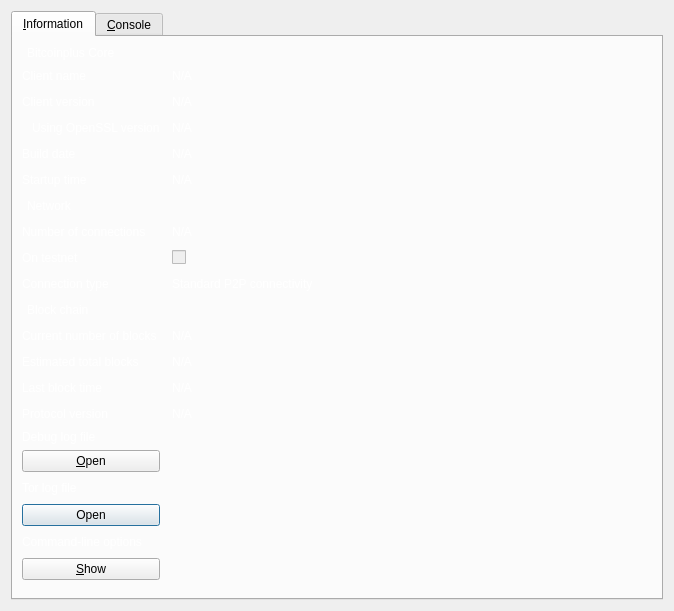
<?xml version="1.0" encoding="UTF-8"?>
<ui version="4.0">
 <class>RPCConsole</class>
 <widget class="QDialog" name="RPCConsole">
  <property name="geometry">
   <rect>
    <x>0</x>
    <y>0</y>
    <width>674</width>
    <height>611</height>
   </rect>
  </property>
  <property name="windowTitle">
   <string>bitcoinplus - Debug window</string>
  </property>
  <property name="styleSheet">
   <string notr="true">QLabel {
        background-color: transparent;
        color: #ffffff;
        font-weight: normal;
}</string>
  </property>
  <layout class="QVBoxLayout" name="verticalLayout_2">
   <item>
    <widget class="QTabWidget" name="tabWidget">
     <property name="currentIndex">
      <number>0</number>
     </property>
     <widget class="QWidget" name="tab_info">
      <attribute name="title">
       <string>&amp;Information</string>
      </attribute>
      <layout class="QGridLayout" name="gridLayout" columnstretch="0,1,0,0">
       <property name="horizontalSpacing">
        <number>12</number>
       </property>
       <item row="14" column="2">
        <spacer name="horizontalSpacer_18">
         <property name="orientation">
          <enum>Qt::Horizontal</enum>
         </property>
         <property name="sizeHint" stdset="0">
          <size>
           <width>40</width>
           <height>20</height>
          </size>
         </property>
        </spacer>
       </item>
       <item row="13" column="0">
        <widget class="QLabel" name="label_2">
         <property name="text">
          <string>Last block time</string>
         </property>
        </widget>
       </item>
       <item row="10" column="0">
        <widget class="QLabel" name="label_10">
         <property name="font">
          <font>
           <weight>50</weight>
           <bold>false</bold>
          </font>
         </property>
         <property name="text">
          <string>Block chain</string>
         </property>
         <property name="indent">
          <number>5</number>
         </property>
        </widget>
       </item>
       <item row="19" column="0">
        <widget class="QPushButton" name="openTorLogfileButton">
         <property name="text">
          <string>Open</string>
         </property>
        </widget>
       </item>
       <item row="8" column="1">
        <widget class="QCheckBox" name="isTestNet">
         <property name="enabled">
          <bool>false</bool>
         </property>
         <property name="text">
          <string/>
         </property>
        </widget>
       </item>
       <item row="12" column="1">
        <widget class="QLabel" name="totalBlocks">
         <property name="cursor">
          <cursorShape>IBeamCursor</cursorShape>
         </property>
         <property name="text">
          <string>N/A</string>
         </property>
         <property name="textFormat">
          <enum>Qt::PlainText</enum>
         </property>
         <property name="textInteractionFlags">
          <set>Qt::LinksAccessibleByMouse|Qt::TextSelectableByKeyboard|Qt::TextSelectableByMouse</set>
         </property>
        </widget>
       </item>
       <item row="11" column="0">
        <widget class="QLabel" name="label_3">
         <property name="text">
          <string>Current number of blocks</string>
         </property>
        </widget>
       </item>
       <item row="2" column="2">
        <spacer name="horizontalSpacer_3">
         <property name="orientation">
          <enum>Qt::Horizontal</enum>
         </property>
         <property name="sizeHint" stdset="0">
          <size>
           <width>40</width>
           <height>20</height>
          </size>
         </property>
        </spacer>
       </item>
       <item row="11" column="1">
        <widget class="QLabel" name="numberOfBlocks">
         <property name="cursor">
          <cursorShape>IBeamCursor</cursorShape>
         </property>
         <property name="text">
          <string>N/A</string>
         </property>
         <property name="textFormat">
          <enum>Qt::PlainText</enum>
         </property>
         <property name="textInteractionFlags">
          <set>Qt::LinksAccessibleByMouse|Qt::TextSelectableByKeyboard|Qt::TextSelectableByMouse</set>
         </property>
        </widget>
       </item>
       <item row="7" column="1">
        <widget class="QLabel" name="numberOfConnections">
         <property name="cursor">
          <cursorShape>IBeamCursor</cursorShape>
         </property>
         <property name="text">
          <string>N/A</string>
         </property>
         <property name="textFormat">
          <enum>Qt::PlainText</enum>
         </property>
         <property name="textInteractionFlags">
          <set>Qt::LinksAccessibleByMouse|Qt::TextSelectableByKeyboard|Qt::TextSelectableByMouse</set>
         </property>
        </widget>
       </item>
       <item row="7" column="0">
        <widget class="QLabel" name="label_7">
         <property name="text">
          <string>Number of connections</string>
         </property>
        </widget>
       </item>
       <item row="3" column="2">
        <spacer name="horizontalSpacer_4">
         <property name="orientation">
          <enum>Qt::Horizontal</enum>
         </property>
         <property name="sizeHint" stdset="0">
          <size>
           <width>40</width>
           <height>20</height>
          </size>
         </property>
        </spacer>
       </item>
       <item row="1" column="2">
        <spacer name="horizontalSpacer_2">
         <property name="orientation">
          <enum>Qt::Horizontal</enum>
         </property>
         <property name="sizeHint" stdset="0">
          <size>
           <width>40</width>
           <height>20</height>
          </size>
         </property>
        </spacer>
       </item>
       <item row="8" column="0">
        <widget class="QLabel" name="label_8">
         <property name="text">
          <string>On testnet</string>
         </property>
        </widget>
       </item>
       <item row="3" column="1">
        <widget class="QLabel" name="openSSLVersion">
         <property name="cursor">
          <cursorShape>IBeamCursor</cursorShape>
         </property>
         <property name="text">
          <string>N/A</string>
         </property>
         <property name="textFormat">
          <enum>Qt::PlainText</enum>
         </property>
         <property name="textInteractionFlags">
          <set>Qt::LinksAccessibleByMouse|Qt::TextSelectableByKeyboard|Qt::TextSelectableByMouse</set>
         </property>
        </widget>
       </item>
       <item row="12" column="0">
        <widget class="QLabel" name="label_4">
         <property name="text">
          <string>Estimated total blocks</string>
         </property>
        </widget>
       </item>
       <item row="0" column="0">
        <widget class="QLabel" name="label_9">
         <property name="font">
          <font>
           <weight>50</weight>
           <bold>false</bold>
          </font>
         </property>
         <property name="text">
          <string>Bitcoinplus Core</string>
         </property>
         <property name="indent">
          <number>5</number>
         </property>
        </widget>
       </item>
       <item row="4" column="2">
        <spacer name="horizontalSpacer">
         <property name="orientation">
          <enum>Qt::Horizontal</enum>
         </property>
         <property name="sizeHint" stdset="0">
          <size>
           <width>40</width>
           <height>20</height>
          </size>
         </property>
        </spacer>
       </item>
       <item row="2" column="0">
        <widget class="QLabel" name="label_6">
         <property name="text">
          <string>Client version</string>
         </property>
        </widget>
       </item>
       <item row="4" column="0">
        <widget class="QLabel" name="label_12">
         <property name="text">
          <string>Build date</string>
         </property>
        </widget>
       </item>
       <item row="3" column="0">
        <widget class="QLabel" name="label_14">
         <property name="text">
          <string>Using OpenSSL version</string>
         </property>
         <property name="indent">
          <number>10</number>
         </property>
        </widget>
       </item>
       <item row="1" column="0">
        <widget class="QLabel" name="label_5">
         <property name="text">
          <string>Client name</string>
         </property>
        </widget>
       </item>
       <item row="1" column="1">
        <widget class="QLabel" name="clientName">
         <property name="cursor">
          <cursorShape>IBeamCursor</cursorShape>
         </property>
         <property name="text">
          <string>N/A</string>
         </property>
         <property name="textFormat">
          <enum>Qt::PlainText</enum>
         </property>
         <property name="textInteractionFlags">
          <set>Qt::LinksAccessibleByMouse|Qt::TextSelectableByKeyboard|Qt::TextSelectableByMouse</set>
         </property>
        </widget>
       </item>
       <item row="5" column="0">
        <widget class="QLabel" name="label_13">
         <property name="text">
          <string>Startup time</string>
         </property>
        </widget>
       </item>
       <item row="4" column="1">
        <widget class="QLabel" name="buildDate">
         <property name="cursor">
          <cursorShape>IBeamCursor</cursorShape>
         </property>
         <property name="text">
          <string>N/A</string>
         </property>
         <property name="textFormat">
          <enum>Qt::PlainText</enum>
         </property>
         <property name="textInteractionFlags">
          <set>Qt::LinksAccessibleByMouse|Qt::TextSelectableByKeyboard|Qt::TextSelectableByMouse</set>
         </property>
        </widget>
       </item>
       <item row="2" column="1">
        <widget class="QLabel" name="clientVersion">
         <property name="cursor">
          <cursorShape>IBeamCursor</cursorShape>
         </property>
         <property name="text">
          <string>N/A</string>
         </property>
         <property name="textFormat">
          <enum>Qt::PlainText</enum>
         </property>
         <property name="textInteractionFlags">
          <set>Qt::LinksAccessibleByMouse|Qt::TextSelectableByKeyboard|Qt::TextSelectableByMouse</set>
         </property>
        </widget>
       </item>
       <item row="6" column="0">
        <widget class="QLabel" name="label_11">
         <property name="font">
          <font>
           <weight>50</weight>
           <bold>false</bold>
          </font>
         </property>
         <property name="text">
          <string>Network</string>
         </property>
         <property name="indent">
          <number>5</number>
         </property>
        </widget>
       </item>
       <item row="6" column="2">
        <spacer name="horizontalSpacer_6">
         <property name="orientation">
          <enum>Qt::Horizontal</enum>
         </property>
         <property name="sizeHint" stdset="0">
          <size>
           <width>40</width>
           <height>20</height>
          </size>
         </property>
        </spacer>
       </item>
       <item row="5" column="1">
        <widget class="QLabel" name="startupTime">
         <property name="cursor">
          <cursorShape>IBeamCursor</cursorShape>
         </property>
         <property name="text">
          <string>N/A</string>
         </property>
         <property name="textFormat">
          <enum>Qt::PlainText</enum>
         </property>
         <property name="textInteractionFlags">
          <set>Qt::LinksAccessibleByMouse|Qt::TextSelectableByKeyboard|Qt::TextSelectableByMouse</set>
         </property>
        </widget>
       </item>
       <item row="19" column="2">
        <spacer name="horizontalSpacer_16">
         <property name="orientation">
          <enum>Qt::Horizontal</enum>
         </property>
         <property name="sizeHint" stdset="0">
          <size>
           <width>40</width>
           <height>20</height>
          </size>
         </property>
        </spacer>
       </item>
       <item row="15" column="0">
        <spacer name="verticalSpacer_2">
         <property name="orientation">
          <enum>Qt::Vertical</enum>
         </property>
         <property name="sizeHint" stdset="0">
          <size>
           <width>20</width>
           <height>20</height>
          </size>
         </property>
        </spacer>
       </item>
       <item row="13" column="1">
        <widget class="QLabel" name="lastBlockTime">
         <property name="cursor">
          <cursorShape>IBeamCursor</cursorShape>
         </property>
         <property name="text">
          <string>N/A</string>
         </property>
         <property name="textFormat">
          <enum>Qt::PlainText</enum>
         </property>
         <property name="textInteractionFlags">
          <set>Qt::LinksAccessibleByMouse|Qt::TextSelectableByKeyboard|Qt::TextSelectableByMouse</set>
         </property>
        </widget>
       </item>
       <item row="18" column="0">
        <widget class="QLabel" name="labelOpenTorLog">
         <property name="font">
          <font>
           <weight>50</weight>
           <bold>false</bold>
          </font>
         </property>
         <property name="text">
          <string>Tor log file</string>
         </property>
        </widget>
       </item>
       <item row="5" column="2">
        <spacer name="horizontalSpacer_5">
         <property name="orientation">
          <enum>Qt::Horizontal</enum>
         </property>
         <property name="sizeHint" stdset="0">
          <size>
           <width>40</width>
           <height>20</height>
          </size>
         </property>
        </spacer>
       </item>
       <item row="16" column="0">
        <widget class="QLabel" name="labelDebugLogfile">
         <property name="font">
          <font>
           <weight>50</weight>
           <bold>false</bold>
          </font>
         </property>
         <property name="text">
          <string>Debug log file</string>
         </property>
        </widget>
       </item>
       <item row="13" column="2">
        <spacer name="horizontalSpacer_12">
         <property name="orientation">
          <enum>Qt::Horizontal</enum>
         </property>
         <property name="sizeHint" stdset="0">
          <size>
           <width>40</width>
           <height>20</height>
          </size>
         </property>
        </spacer>
       </item>
       <item row="17" column="2">
        <spacer name="horizontalSpacer_13">
         <property name="orientation">
          <enum>Qt::Horizontal</enum>
         </property>
         <property name="sizeHint" stdset="0">
          <size>
           <width>40</width>
           <height>20</height>
          </size>
         </property>
        </spacer>
       </item>
       <item row="21" column="0">
        <widget class="QPushButton" name="showCLOptionsButton">
         <property name="toolTip">
          <string>Show the bitcoinplus-Qt help message to get a list with possible bitcoinplus command-line options.</string>
         </property>
         <property name="text">
          <string>&amp;Show</string>
         </property>
         <property name="autoDefault">
          <bool>false</bool>
         </property>
        </widget>
       </item>
       <item row="17" column="0">
        <widget class="QPushButton" name="openDebugLogfileButton">
         <property name="toolTip">
          <string>Open the bitcoinplus debug log file from the current data directory. This can take a few seconds for large log files.</string>
         </property>
         <property name="text">
          <string>&amp;Open</string>
         </property>
         <property name="autoDefault">
          <bool>false</bool>
         </property>
        </widget>
       </item>
       <item row="22" column="0">
        <spacer name="verticalSpacer">
         <property name="orientation">
          <enum>Qt::Vertical</enum>
         </property>
         <property name="sizeHint" stdset="0">
          <size>
           <width>20</width>
           <height>40</height>
          </size>
         </property>
        </spacer>
       </item>
       <item row="12" column="2">
        <spacer name="horizontalSpacer_11">
         <property name="orientation">
          <enum>Qt::Horizontal</enum>
         </property>
         <property name="sizeHint" stdset="0">
          <size>
           <width>40</width>
           <height>20</height>
          </size>
         </property>
        </spacer>
       </item>
       <item row="7" column="2">
        <spacer name="horizontalSpacer_7">
         <property name="orientation">
          <enum>Qt::Horizontal</enum>
         </property>
         <property name="sizeHint" stdset="0">
          <size>
           <width>40</width>
           <height>20</height>
          </size>
         </property>
        </spacer>
       </item>
       <item row="20" column="2">
        <spacer name="horizontalSpacer_17">
         <property name="orientation">
          <enum>Qt::Horizontal</enum>
         </property>
         <property name="sizeHint" stdset="0">
          <size>
           <width>40</width>
           <height>20</height>
          </size>
         </property>
        </spacer>
       </item>
       <item row="8" column="2">
        <spacer name="horizontalSpacer_8">
         <property name="orientation">
          <enum>Qt::Horizontal</enum>
         </property>
         <property name="sizeHint" stdset="0">
          <size>
           <width>40</width>
           <height>20</height>
          </size>
         </property>
        </spacer>
       </item>
       <item row="10" column="2">
        <spacer name="horizontalSpacer_9">
         <property name="orientation">
          <enum>Qt::Horizontal</enum>
         </property>
         <property name="sizeHint" stdset="0">
          <size>
           <width>40</width>
           <height>20</height>
          </size>
         </property>
        </spacer>
       </item>
       <item row="11" column="2">
        <spacer name="horizontalSpacer_10">
         <property name="orientation">
          <enum>Qt::Horizontal</enum>
         </property>
         <property name="sizeHint" stdset="0">
          <size>
           <width>40</width>
           <height>20</height>
          </size>
         </property>
        </spacer>
       </item>
       <item row="21" column="2">
        <spacer name="horizontalSpacer_15">
         <property name="orientation">
          <enum>Qt::Horizontal</enum>
         </property>
         <property name="sizeHint" stdset="0">
          <size>
           <width>40</width>
           <height>20</height>
          </size>
         </property>
        </spacer>
       </item>
       <item row="17" column="3" rowspan="5">
        <widget class="QLabel" name="label_15">
         <property name="text">
          <string/>
         </property>
         <property name="pixmap">
          <pixmap>:/images/small_logo</pixmap>
         </property>
         <property name="scaledContents">
          <bool>false</bool>
         </property>
        </widget>
       </item>
       <item row="20" column="0">
        <widget class="QLabel" name="labelCLOptions">
         <property name="text">
          <string>Command-line options</string>
         </property>
        </widget>
       </item>
       <item row="18" column="2">
        <spacer name="horizontalSpacer_14">
         <property name="orientation">
          <enum>Qt::Horizontal</enum>
         </property>
         <property name="sizeHint" stdset="0">
          <size>
           <width>40</width>
           <height>20</height>
          </size>
         </property>
        </spacer>
       </item>
       <item row="14" column="0">
        <widget class="QLabel" name="lbl_protocol_version">
         <property name="text">
          <string>Protocol version</string>
         </property>
        </widget>
       </item>
       <item row="14" column="1">
        <widget class="QLabel" name="protocol_version">
         <property name="text">
          <string>N/A</string>
         </property>
        </widget>
       </item>
       <item row="9" column="0">
        <widget class="QLabel" name="label_16">
         <property name="text">
          <string>Connection type</string>
         </property>
        </widget>
       </item>
       <item row="9" column="2">
        <spacer name="horizontalSpacer_19">
         <property name="orientation">
          <enum>Qt::Horizontal</enum>
         </property>
         <property name="sizeHint" stdset="0">
          <size>
           <width>40</width>
           <height>20</height>
          </size>
         </property>
        </spacer>
       </item>
       <item row="9" column="1">
        <widget class="QLabel" name="isTorProxy">
         <property name="text">
          <string>Standard P2P connectivity</string>
         </property>
        </widget>
       </item>
      </layout>
     </widget>
     <widget class="QWidget" name="tab_console">
      <attribute name="title">
       <string>&amp;Console</string>
      </attribute>
      <layout class="QVBoxLayout" name="verticalLayout_3">
       <property name="spacing">
        <number>3</number>
       </property>
       <item>
        <widget class="QTextEdit" name="messagesWidget">
         <property name="minimumSize">
          <size>
           <width>0</width>
           <height>100</height>
          </size>
         </property>
         <property name="readOnly">
          <bool>true</bool>
         </property>
         <property name="tabKeyNavigation" stdset="0">
          <bool>false</bool>
         </property>
         <property name="columnCount" stdset="0">
          <number>2</number>
         </property>
        </widget>
       </item>
       <item>
        <layout class="QHBoxLayout" name="horizontalLayout">
         <property name="spacing">
          <number>3</number>
         </property>
         <item>
          <widget class="QLabel" name="label">
           <property name="text">
            <string notr="true">&gt;</string>
           </property>
          </widget>
         </item>
         <item>
          <widget class="QLineEdit" name="lineEdit"/>
         </item>
         <item>
          <widget class="QPushButton" name="clearButton">
           <property name="maximumSize">
            <size>
             <width>24</width>
             <height>24</height>
            </size>
           </property>
           <property name="toolTip">
            <string>Clear console</string>
           </property>
           <property name="text">
            <string/>
           </property>
           <property name="icon">
            <iconset resource="../bitcoin.qrc">
             <normaloff>:/icons/remove</normaloff>:/icons/remove</iconset>
           </property>
           <property name="shortcut">
            <string notr="true">Ctrl+L</string>
           </property>
           <property name="autoDefault">
            <bool>false</bool>
           </property>
          </widget>
         </item>
        </layout>
       </item>
      </layout>
     </widget>
    </widget>
   </item>
  </layout>
 </widget>
 <resources>
  <include location="../bitcoin.qrc"/>
 </resources>
 <connections/>
</ui>
